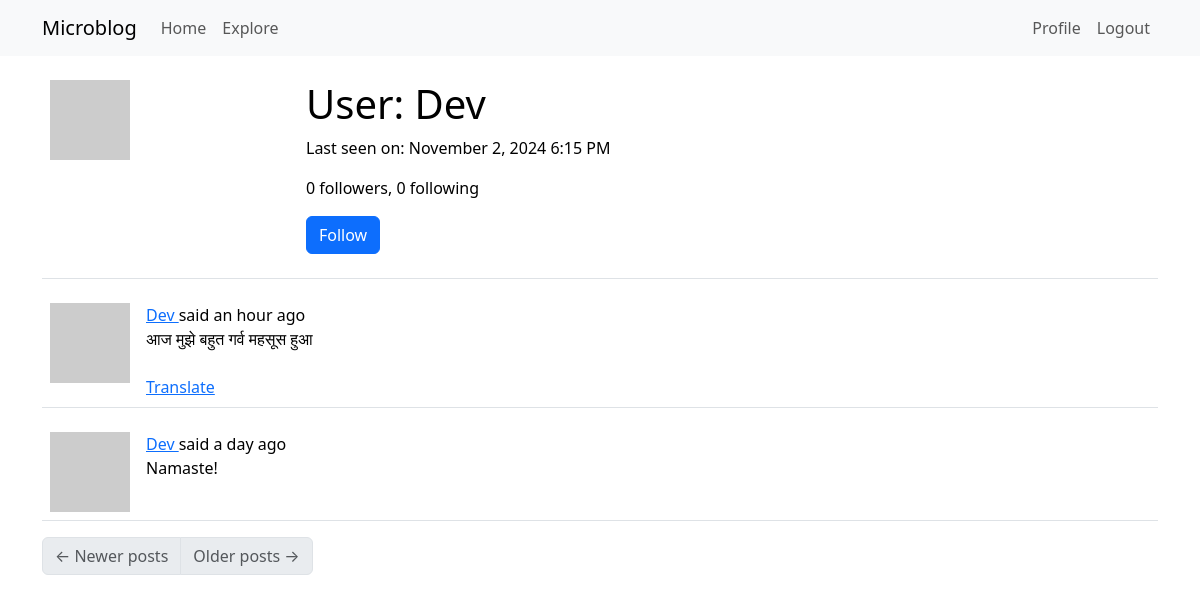
/user/Dev (signed in), run on the app's committed database.
### app/models.py (models this page shows, shortened)
class User(UserMixin, db.Model):
    id: so.Mapped[int] = so.mapped_column(primary_key=True)
    username: so.Mapped[str] = so.mapped_column(sa.String(64), index=True,
                                                unique=True)
    email: so.Mapped[str] = so.mapped_column(sa.String(120), index=True,
                                             unique=True)
    password_hash: so.Mapped[Optional[str]] = so.mapped_column(sa.String(256))
    posts: so.WriteOnlyMapped['Post'] = so.relationship(
        back_populates='author')
    about_me: so.Mapped[Optional[str]] = so.mapped_column(sa.String(140))
    last_seen: so.Mapped[Optional[datetime]] = so.mapped_column(
        default=lambda: datetime.now(timezone.utc))
    following: so.WriteOnlyMapped['User'] = so.relationship(
        secondary=followers, primaryjoin=(followers.c.follower_id == id),
        secondaryjoin=(followers.c.followed_id == id),
        back_populates='followers'
    )
    followers: so.WriteOnlyMapped['User'] = so.relationship(
        secondary=followers, primaryjoin=(followers.c.followed_id == id),
        secondaryjoin=(followers.c.follower_id == id),
        back_populates='following'
    )
    def avatar(self, size):
        digest = md5(self.email.lower().encode('utf-8')).hexdigest()
        return f'https://www.gravatar.com/avatar/{digest}?d=identicon&s={size}'
    def is_following(self, user):
        query = self.following.select().where(User.id == user.id)
        return db.session.scalar(query)
    def followers_count(self):
        query = sa.select(sa.func.count()).select_from(
            self.followers.select().subquery()
        )
        return db.session.scalar(query)
    def following_count(self):
        query = sa.select(sa.func.count()).select_from(
            self.following.select().subquery()
        )
        return db.session.scalar(query)

class Post(db.Model):
    id: so.Mapped[int] = so.mapped_column(primary_key=True)
    body: so.Mapped[str] = so.mapped_column(sa.String(140))
    timestamp: so.Mapped[datetime] = so.mapped_column(
        index=True, default=lambda: datetime.now(timezone.utc))
    user_id: so.Mapped[int] = so.mapped_column(sa.ForeignKey(User.id),
                                               index=True)
    author: so.Mapped[User] = so.relationship(back_populates='posts')
    language: so.Mapped[Optional[str]] = so.mapped_column(sa.String(5))

### app/routes.py (the view)
@app.route('/user/<username>')
@login_required
def user(username):
    user = db.first_or_404(sa.select(User).where(User.username == username))
    page = request.args.get('page', 1, type=int)
    query = user.posts.select().order_by(Post.timestamp.desc())
    posts = db.paginate(query, page=page,
                        per_page=app.config['POSTS_PER_PAGE'],
                        error_out=False)
    next_url = url_for('user', username=user.username, page=posts.next_num) \
        if posts.has_next else None
    prev_url = url_for('user', username=user.username, page=posts.prev_num) \
        if posts.has_prev else None
    form = EmptyForm()
    return render_template('user.html', user=user, posts=posts.items,
                           next_url=next_url, prev_url=prev_url, form=form)

### app/forms.py
class EmptyForm(FlaskForm):
    submit = SubmitField('Submit')

### app/__init__.py (called while the page is built)
def get_locale():
    return request.accept_languages.best_match(app.config['LANGUAGES'])

### app/models.py (called while the page is built)
@login.user_loader
def load_user(id):
    return db.session.get(User, int(id))

### app/routes.py (called while the page is built)
@app.before_request
def before_request():
    if current_user.is_authenticated:
        current_user.last_seen = datetime.now(timezone.utc)
        db.session.commit()
    g.locale = str(get_locale())

### app/templates/user.html (shortened to what this page needs)
{% extends "base.html" %}
{% block content %}
    <table class="table table-hover">
        <tr>
            <td width="256px"><img src="{{ user.avatar(256) }}"></td>
            <td>
                <h1>{{ _('User') }}: {{ user.username }}</h1>
                {% if user.last_seen %}
                <p>{{ _('Last seen on') }}: {{ moment(user.last_seen).format('LLL') }}</p>
                {% endif %}
                <p>{{ _('%(count)d followers', count=user.followers_count()) }}, {{ _('%(count)d following', count=user.following_count()) }}</p>
                {% if user == current_user %}
                <p><a href="{{ url_for('edit_profile') }}">{{ _('Edit your profile') }}</a></p>
                {% elif not current_user.is_following(user) %}
                <p>
                    <form action="{{ url_for('follow', username=user.username) }}" method="post">
                        {{ form.submit(value=_('Follow'), class_='btn btn-primary') }}
                    </form>
                </p>
                {% endif %}
            </td>
        </tr>
    </table>
    {% for post in posts %}
        {% include '_post.html' %}
    {% endfor %}
    <nav aria-label="Post navigation">
        <ul class="pagination">
            <li class="page-item{% if not prev_url %} disabled{% endif %}">
                <a class="page-link" href="{{ prev_url }}">
                    <span aria-hidden="true">&larr;</span> {{ _('Newer posts') }}
                </a>
            </li>
            <li class="page-item{% if not next_url %} disabled{% endif %}">
                <a class="page-link" href="{{ next_url }}">
                    {{ _('Older posts') }} <span aria-hidden="true">&rarr;</span>
                </a>
            </li>
        </ul>
    </nav>
{% endblock %}

### app/templates/_post.html (shortened to what this page needs)
    <table class="table table-hover">
        <tr>
            <td width="70px">
                <a href="{{ url_for('user', username=post.author.username) }}">
                    <img src="{{ post.author.avatar(70) }}" />
                </a>
            </td>
            <td>
                {{ _('%(username)s said %(when)s',
                    username=user_link, when=moment(post.timestamp).fromNow()) }}
                <br>
                <span id="post{{ post.id }}">{{ post.body }}</span>
                {% if post.language and post.language != g.locale %}
                <br><br>
                <span id="translation{{ post.id }}">
                    <a href="javascript:translate(
                        'post{{ post.id }}',
                        'translation{{ post.id }}',
                        '{{ g.locale }}'
                    );">{{ _('Translate') }}</a>
                </span>
                {% endif %}
            </td>
        </tr>
    </table>

### data on the page
User: username "Dev", last_seen "November 2, 2024 6:15 PM"
Post: body "आज मुझे बहुत गर्व महसूस हुआ"
Post: body "Namaste!"
